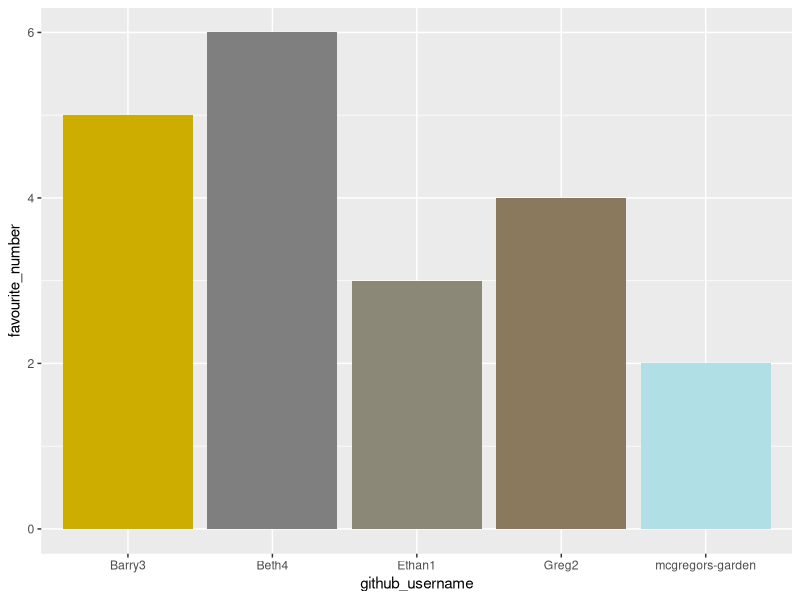
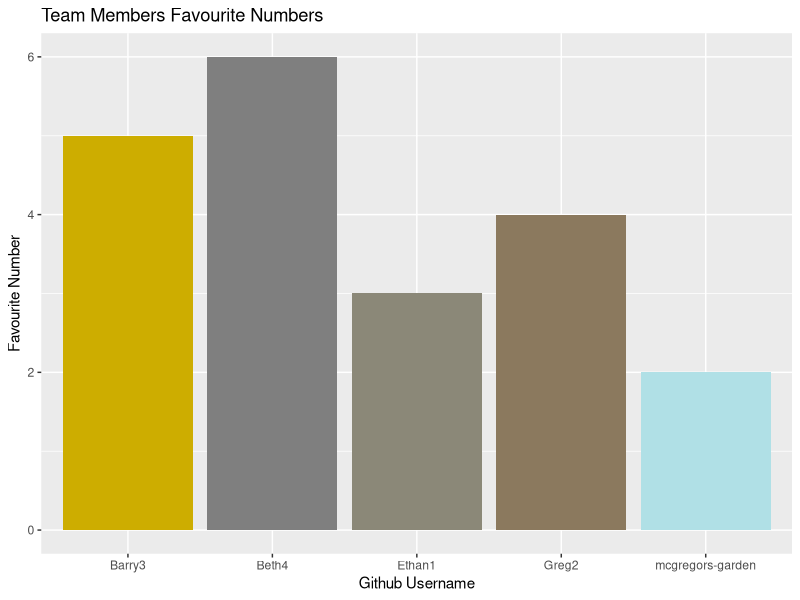
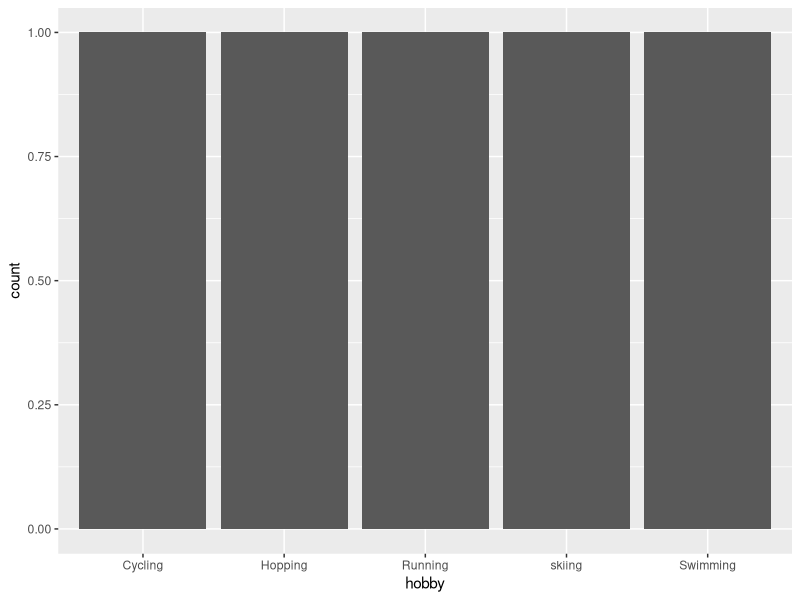

Write the R code that produced these figures, in order.
## ---- chunk 1
library(tidyverse) 
## ---- chunk 2
team_data <- tibble(
  name = c("Peter Rabbit", "Ethan", "Greg", 
           "Barry", "Beth"),
  github_username = c("mcgregors-garden", "Ethan1", "Greg2", 
                      "Barry3", "Beth4"), 
  colour = c("powderblue", "cornsilk4", "navajowhite4", 
             "gold3", "grey50"),
  hobby = c("Hopping", "Cycling", "Running", 
            "Swimming", "skiing"),
  favourite_number = c(2, 3, 4, 5, 6)
  )

team_data
## ---- chunk 3
p1 <- ggplot(data = team_data, 
             mapping = aes(x = github_username, 
                           y = favourite_number,
                           fill = colour), 
             ) +
   geom_col() +
   scale_fill_identity()
p1
## ---- chunk 4
p1 + labs(x = "Github Username", 
          y = "Favourite Number",
          title = "Team Members Favourite Numbers")
## ---- chunk 5
p2 <- ggplot(team_data, aes(x = hobby)) +
  geom_bar()
p2
